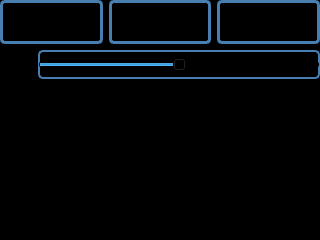
<?xml version="1.0" encoding="UTF-8"?>
<ui version="4.0">
 <class>RadioGui</class>
 <widget class="QMainWindow" name="RadioGui">
  <property name="geometry">
   <rect>
    <x>0</x>
    <y>0</y>
    <width>320</width>
    <height>240</height>
   </rect>
  </property>
  <property name="minimumSize">
   <size>
    <width>320</width>
    <height>240</height>
   </size>
  </property>
  <property name="maximumSize">
   <size>
    <width>320</width>
    <height>240</height>
   </size>
  </property>
  <property name="windowTitle">
   <string>RadioGui</string>
  </property>
  <property name="styleSheet">
   <string notr="true">QMainWindow {
	background-color: rgb(0, 0, 0);
}</string>
  </property>
  <widget class="QWidget" name="centralWidget">
   <layout class="QVBoxLayout" name="verticalLayout">
    <property name="spacing">
     <number>5</number>
    </property>
    <property name="leftMargin">
     <number>0</number>
    </property>
    <property name="topMargin">
     <number>0</number>
    </property>
    <property name="rightMargin">
     <number>0</number>
    </property>
    <property name="bottomMargin">
     <number>0</number>
    </property>
    <item>
     <widget class="QWidget" name="navigationButtonsWidget" native="true">
      <layout class="QHBoxLayout" name="horizontalLayoutNavigation">
       <property name="leftMargin">
        <number>0</number>
       </property>
       <property name="topMargin">
        <number>0</number>
       </property>
       <property name="rightMargin">
        <number>0</number>
       </property>
       <property name="bottomMargin">
        <number>0</number>
       </property>
       <item>
        <widget class="QPushButton" name="btnPlayingPage">
         <property name="minimumSize">
          <size>
           <width>0</width>
           <height>44</height>
          </size>
         </property>
         <property name="maximumSize">
          <size>
           <width>16777215</width>
           <height>44</height>
          </size>
         </property>
         <property name="font">
          <font>
           <pointsize>12</pointsize>
          </font>
         </property>
         <property name="styleSheet">
          <string notr="true">QPushButton {
	border-radius: 5px;
	border: 3px solid rgb(72, 126, 176);
	color: rgb(72, 126, 176);
	background-color: rgb(0, 0, 0);
	padding: 5px 5px 5px 5px;
	outline: none;
}

QPushButton:checked {
	border-radius: 5px;
	border: 3px solid rgb(255,255,255);
	color: rgb(255,255,255);
	background-color: rgb(72, 126, 176);
	padding: 5px 5px 5px 5px;
	outline: none;
}</string>
         </property>
         <property name="icon">
          <iconset resource="RadioGui.qrc">
           <normaloff>:/Resources/Resources/music.png</normaloff>:/Resources/Resources/music.png</iconset>
         </property>
         <property name="iconSize">
          <size>
           <width>32</width>
           <height>32</height>
          </size>
         </property>
         <property name="checkable">
          <bool>true</bool>
         </property>
         <property name="checked">
          <bool>false</bool>
         </property>
         <property name="flat">
          <bool>true</bool>
         </property>
        </widget>
       </item>
       <item>
        <widget class="QPushButton" name="btnSelectSourcePage">
         <property name="minimumSize">
          <size>
           <width>0</width>
           <height>44</height>
          </size>
         </property>
         <property name="maximumSize">
          <size>
           <width>16777215</width>
           <height>44</height>
          </size>
         </property>
         <property name="font">
          <font>
           <pointsize>12</pointsize>
          </font>
         </property>
         <property name="styleSheet">
          <string notr="true">QPushButton {
	border-radius: 5px;
	border: 3px solid rgb(72, 126, 176);
	color: rgb(72, 126, 176);
	background-color: rgb(0, 0, 0);
	padding: 5px 5px 5px 5px;
	outline: none;
}

QPushButton:checked {
	border-radius: 5px;
	border: 3px solid rgb(255,255,255);
	color: rgb(255,255,255);
	background-color: rgb(72, 126, 176);
	padding: 5px 5px 5px 5px;
	outline: none;
}</string>
         </property>
         <property name="text">
          <string/>
         </property>
         <property name="icon">
          <iconset resource="RadioGui.qrc">
           <normaloff>:/Resources/Resources/layers.png</normaloff>:/Resources/Resources/layers.png</iconset>
         </property>
         <property name="iconSize">
          <size>
           <width>32</width>
           <height>32</height>
          </size>
         </property>
         <property name="checkable">
          <bool>true</bool>
         </property>
         <property name="checked">
          <bool>false</bool>
         </property>
         <property name="flat">
          <bool>true</bool>
         </property>
        </widget>
       </item>
       <item>
        <widget class="QPushButton" name="btnSettingsPage">
         <property name="minimumSize">
          <size>
           <width>0</width>
           <height>44</height>
          </size>
         </property>
         <property name="maximumSize">
          <size>
           <width>16777215</width>
           <height>44</height>
          </size>
         </property>
         <property name="font">
          <font>
           <pointsize>12</pointsize>
          </font>
         </property>
         <property name="styleSheet">
          <string notr="true">QPushButton {
	border-radius: 5px;
	border: 3px solid rgb(72, 126, 176);
	color: rgb(72, 126, 176);
	background-color: rgb(0, 0, 0);
	padding: 5px 5px 5px 5px;
	outline: none;
}

QPushButton:checked {
	border-radius: 5px;
	border: 3px solid rgb(255,255,255);
	color: rgb(255,255,255);
	background-color: rgb(72, 126, 176);
	padding: 5px 5px 5px 5px;
	outline: none;
}</string>
         </property>
         <property name="text">
          <string/>
         </property>
         <property name="icon">
          <iconset resource="RadioGui.qrc">
           <normaloff>:/Resources/Resources/settings.png</normaloff>:/Resources/Resources/settings.png</iconset>
         </property>
         <property name="iconSize">
          <size>
           <width>32</width>
           <height>32</height>
          </size>
         </property>
         <property name="checkable">
          <bool>true</bool>
         </property>
         <property name="checked">
          <bool>false</bool>
         </property>
         <property name="flat">
          <bool>true</bool>
         </property>
        </widget>
       </item>
      </layout>
     </widget>
    </item>
    <item>
     <widget class="QStackedWidget" name="stackedWidget">
      <property name="font">
       <font>
        <pointsize>19</pointsize>
       </font>
      </property>
      <property name="styleSheet">
       <string>QPushButton {
	border-radius: 15px;
	border: 5px solid rgb(72, 126, 176);
	color: rgb(72, 126, 176);
	background-color: rgb(0, 0, 0);
	padding: 5px 5px 5px 5px;
}

QPushButton:checked {
	border-radius: 15px;
	border: 5px solid rgb(255,255,255);
	color: rgb(255,255,255);
	background-color: rgb(72, 126, 176);
	padding: 5px 5px 5px 5px;
}</string>
      </property>
      <property name="currentIndex">
       <number>2</number>
      </property>
      <widget class="QWidget" name="pagePlaying">
       <layout class="QVBoxLayout" name="verticalLayoutInformation" stretch="1,0,0,0">
        <property name="spacing">
         <number>3</number>
        </property>
        <property name="leftMargin">
         <number>0</number>
        </property>
        <property name="topMargin">
         <number>0</number>
        </property>
        <property name="rightMargin">
         <number>0</number>
        </property>
        <property name="bottomMargin">
         <number>0</number>
        </property>
        <item>
         <widget class="QLabel" name="lblStation">
          <property name="scaledContents">
           <bool>false</bool>
          </property>
          <property name="alignment">
           <set>Qt::AlignCenter</set>
          </property>
         </widget>
        </item>
        <item>
         <widget class="QLabel" name="labelInfo1">
          <property name="minimumSize">
           <size>
            <width>0</width>
            <height>40</height>
           </size>
          </property>
          <property name="styleSheet">
           <string notr="true">QLabel {
	color: white; 
	background-color: rgb(0, 0, 0);
	padding: 1px 1px 1px 1px;
}</string>
          </property>
          <property name="text">
           <string/>
          </property>
          <property name="alignment">
           <set>Qt::AlignCenter</set>
          </property>
         </widget>
        </item>
        <item>
         <widget class="QLabel" name="labelInfo2">
          <property name="minimumSize">
           <size>
            <width>0</width>
            <height>20</height>
           </size>
          </property>
          <property name="styleSheet">
           <string notr="true">QLabel {
	color: white; 
	background-color: rgb(0, 0, 0);
	padding: 1px 1px 1px 1px;
}</string>
          </property>
          <property name="text">
           <string/>
          </property>
          <property name="alignment">
           <set>Qt::AlignCenter</set>
          </property>
         </widget>
        </item>
        <item>
         <widget class="QPushButton" name="btnStartStop">
          <property name="font">
           <font>
            <pointsize>23</pointsize>
           </font>
          </property>
          <property name="styleSheet">
           <string notr="true">QPushButton {
	border-radius: 15px;
	border: 3px solid rgb(72, 126, 176);
	color: rgb(72, 126, 176);
	background-color: rgb(0, 0, 0);
	padding: 5px 5px 5px 5px;
	outline: none;
}

QPushButton:checked {
	border-radius: 15px;
	border: 3px solid rgb(255,255,255);
	color: rgb(255,255,255);
	background-color: rgb(72, 126, 176);
	padding: 5px 5px 5px 5px;
	outline: none;
}</string>
          </property>
          <property name="text">
           <string/>
          </property>
          <property name="icon">
           <iconset resource="RadioGui.qrc">
            <normaloff>:/Resources/Resources/play-button.png</normaloff>:/Resources/Resources/play-button.png</iconset>
          </property>
          <property name="iconSize">
           <size>
            <width>32</width>
            <height>32</height>
           </size>
          </property>
          <property name="checkable">
           <bool>true</bool>
          </property>
         </widget>
        </item>
       </layout>
      </widget>
      <widget class="QWidget" name="pageSelectSource">
       <layout class="QGridLayout" name="gridLayoutButton">
        <property name="leftMargin">
         <number>0</number>
        </property>
        <property name="topMargin">
         <number>0</number>
        </property>
        <property name="rightMargin">
         <number>0</number>
        </property>
        <property name="bottomMargin">
         <number>0</number>
        </property>
        <property name="spacing">
         <number>5</number>
        </property>
        <item row="0" column="0">
         <widget class="QPushButton" name="btn1">
          <property name="sizePolicy">
           <sizepolicy hsizetype="Preferred" vsizetype="Preferred">
            <horstretch>0</horstretch>
            <verstretch>0</verstretch>
           </sizepolicy>
          </property>
          <property name="font">
           <font>
            <pointsize>19</pointsize>
           </font>
          </property>
          <property name="toolTip">
           <string/>
          </property>
          <property name="styleSheet">
           <string notr="true">QPushButton {
	border-radius: 15px;
	border: 3px solid rgb(72, 126, 176);
	color: rgb(72, 126, 176);
	background-color: rgb(0, 0, 0);
	padding: 5px 5px 5px 5px;
	outline: none;
}

QPushButton:checked {
	border-radius: 5px;
	border: 3px solid rgb(255,255,255);
	color: rgb(255,255,255);
	background-color: rgb(72, 126, 176);
	padding: 5px 5px 5px 5px;
	outline: none;
}</string>
          </property>
          <property name="text">
           <string/>
          </property>
          <property name="iconSize">
           <size>
            <width>110</width>
            <height>40</height>
           </size>
          </property>
          <property name="checkable">
           <bool>true</bool>
          </property>
          <property name="checked">
           <bool>false</bool>
          </property>
          <property name="flat">
           <bool>true</bool>
          </property>
         </widget>
        </item>
        <item row="2" column="1">
         <widget class="QPushButton" name="btn5">
          <property name="sizePolicy">
           <sizepolicy hsizetype="Preferred" vsizetype="Preferred">
            <horstretch>0</horstretch>
            <verstretch>0</verstretch>
           </sizepolicy>
          </property>
          <property name="font">
           <font>
            <pointsize>19</pointsize>
           </font>
          </property>
          <property name="styleSheet">
           <string notr="true">QPushButton {
	border-radius: 15px;
	border: 3px solid rgb(72, 126, 176);
	color: rgb(72, 126, 176);
	background-color: rgb(0, 0, 0);
	padding: 5px 5px 5px 5px;
	outline: none;
}

QPushButton:checked {
	border-radius: 5px;
	border: 3px solid rgb(255,255,255);
	color: rgb(255,255,255);
	background-color: rgb(72, 126, 176);
	padding: 5px 5px 5px 5px;
	outline: none;
}</string>
          </property>
          <property name="text">
           <string/>
          </property>
          <property name="iconSize">
           <size>
            <width>110</width>
            <height>40</height>
           </size>
          </property>
          <property name="checkable">
           <bool>true</bool>
          </property>
          <property name="flat">
           <bool>true</bool>
          </property>
         </widget>
        </item>
        <item row="1" column="1">
         <widget class="QPushButton" name="btn4">
          <property name="sizePolicy">
           <sizepolicy hsizetype="Preferred" vsizetype="Preferred">
            <horstretch>0</horstretch>
            <verstretch>0</verstretch>
           </sizepolicy>
          </property>
          <property name="font">
           <font>
            <pointsize>19</pointsize>
           </font>
          </property>
          <property name="styleSheet">
           <string notr="true">QPushButton {
	border-radius: 15px;
	border: 3px solid rgb(72, 126, 176);
	color: rgb(72, 126, 176);
	background-color: rgb(0, 0, 0);
	padding: 5px 5px 5px 5px;
	outline: none;
}

QPushButton:checked {
	border-radius: 5px;
	border: 3px solid rgb(255,255,255);
	color: rgb(255,255,255);
	background-color: rgb(72, 126, 176);
	padding: 5px 5px 5px 5px;
	outline: none;
}</string>
          </property>
          <property name="text">
           <string/>
          </property>
          <property name="iconSize">
           <size>
            <width>110</width>
            <height>40</height>
           </size>
          </property>
          <property name="checkable">
           <bool>true</bool>
          </property>
          <property name="flat">
           <bool>true</bool>
          </property>
         </widget>
        </item>
        <item row="0" column="1">
         <widget class="QPushButton" name="btn2">
          <property name="sizePolicy">
           <sizepolicy hsizetype="Preferred" vsizetype="Preferred">
            <horstretch>0</horstretch>
            <verstretch>0</verstretch>
           </sizepolicy>
          </property>
          <property name="font">
           <font>
            <pointsize>19</pointsize>
           </font>
          </property>
          <property name="styleSheet">
           <string notr="true">QPushButton {
	border-radius: 15px;
	border: 3px solid rgb(72, 126, 176);
	color: rgb(72, 126, 176);
	background-color: rgb(0, 0, 0);
	padding: 5px 5px 5px 5px;
	outline: none;
}

QPushButton:checked {
	border-radius: 5px;
	border: 3px solid rgb(255,255,255);
	color: rgb(255,255,255);
	background-color: rgb(72, 126, 176);
	padding: 5px 5px 5px 5px;
	outline: none;
}</string>
          </property>
          <property name="text">
           <string/>
          </property>
          <property name="iconSize">
           <size>
            <width>110</width>
            <height>40</height>
           </size>
          </property>
          <property name="checkable">
           <bool>true</bool>
          </property>
          <property name="flat">
           <bool>true</bool>
          </property>
         </widget>
        </item>
        <item row="1" column="0">
         <widget class="QPushButton" name="btn3">
          <property name="sizePolicy">
           <sizepolicy hsizetype="Preferred" vsizetype="Preferred">
            <horstretch>0</horstretch>
            <verstretch>0</verstretch>
           </sizepolicy>
          </property>
          <property name="font">
           <font>
            <pointsize>19</pointsize>
           </font>
          </property>
          <property name="styleSheet">
           <string notr="true">QPushButton {
	border-radius: 15px;
	border: 3px solid rgb(72, 126, 176);
	color: rgb(72, 126, 176);
	background-color: rgb(0, 0, 0);
	padding: 5px 5px 5px 5px;
	outline: none;
}

QPushButton:checked {
	border-radius: 5px;
	border: 3px solid rgb(255,255,255);
	color: rgb(255,255,255);
	background-color: rgb(72, 126, 176);
	padding: 5px 5px 5px 5px;
	outline: none;
}</string>
          </property>
          <property name="text">
           <string/>
          </property>
          <property name="iconSize">
           <size>
            <width>110</width>
            <height>40</height>
           </size>
          </property>
          <property name="checkable">
           <bool>true</bool>
          </property>
          <property name="flat">
           <bool>true</bool>
          </property>
         </widget>
        </item>
        <item row="2" column="0">
         <widget class="QPushButton" name="btn6">
          <property name="sizePolicy">
           <sizepolicy hsizetype="Preferred" vsizetype="Preferred">
            <horstretch>0</horstretch>
            <verstretch>0</verstretch>
           </sizepolicy>
          </property>
          <property name="font">
           <font>
            <pointsize>19</pointsize>
           </font>
          </property>
          <property name="styleSheet">
           <string notr="true">QPushButton {
	border-radius: 15px;
	border: 3px solid rgb(72, 126, 176);
	color: rgb(72, 126, 176);
	background-color: rgb(0, 0, 0);
	padding: 5px 5px 5px 5px;
	outline: none;
}

QPushButton:checked {
	border-radius: 5px;
	border: 3px solid rgb(255,255,255);
	color: rgb(255,255,255);
	background-color: rgb(72, 126, 176);
	padding: 5px 5px 5px 5px;
	outline: none;
}</string>
          </property>
          <property name="text">
           <string/>
          </property>
          <property name="iconSize">
           <size>
            <width>110</width>
            <height>40</height>
           </size>
          </property>
          <property name="checkable">
           <bool>true</bool>
          </property>
          <property name="flat">
           <bool>true</bool>
          </property>
         </widget>
        </item>
       </layout>
      </widget>
      <widget class="QWidget" name="pageSettings">
       <layout class="QVBoxLayout" name="verticalLayoutSettings">
        <property name="leftMargin">
         <number>0</number>
        </property>
        <property name="topMargin">
         <number>0</number>
        </property>
        <property name="rightMargin">
         <number>0</number>
        </property>
        <property name="bottomMargin">
         <number>0</number>
        </property>
        <item>
         <layout class="QHBoxLayout" name="horizontalLayoutVolume" stretch="0,1">
          <item>
           <widget class="QLabel" name="labelVolume">
            <property name="minimumSize">
             <size>
              <width>32</width>
              <height>32</height>
             </size>
            </property>
            <property name="maximumSize">
             <size>
              <width>32</width>
              <height>32</height>
             </size>
            </property>
            <property name="font">
             <font>
              <weight>75</weight>
              <bold>true</bold>
             </font>
            </property>
            <property name="styleSheet">
             <string notr="true">QLabel {
	color: white;
}</string>
            </property>
            <property name="text">
             <string/>
            </property>
            <property name="pixmap">
             <pixmap resource="RadioGui.qrc">:/Resources/Resources/speakers.png</pixmap>
            </property>
            <property name="scaledContents">
             <bool>true</bool>
            </property>
           </widget>
          </item>
          <item>
           <widget class="QSlider" name="sliderVolume">
            <property name="font">
             <font>
              <pointsize>23</pointsize>
             </font>
            </property>
            <property name="styleSheet">
             <string notr="true">QSlider {
	border-radius: 5px;
	border: 2px solid rgb(72, 126, 176);
	color: rgb(72, 126, 176);
	background-color: rgb(0, 0, 0);
	padding: 5px 5px 5px 5px;
	outline: none;
}
</string>
            </property>
            <property name="maximum">
             <number>100</number>
            </property>
            <property name="value">
             <number>50</number>
            </property>
            <property name="orientation">
             <enum>Qt::Horizontal</enum>
            </property>
            <property name="invertedControls">
             <bool>false</bool>
            </property>
           </widget>
          </item>
         </layout>
        </item>
        <item>
         <spacer name="verticalSpacerSettings">
          <property name="orientation">
           <enum>Qt::Vertical</enum>
          </property>
          <property name="sizeHint" stdset="0">
           <size>
            <width>20</width>
            <height>40</height>
           </size>
          </property>
         </spacer>
        </item>
       </layout>
      </widget>
     </widget>
    </item>
   </layout>
  </widget>
 </widget>
 <layoutdefault spacing="6" margin="11"/>
 <resources>
  <include location="RadioGui.qrc"/>
 </resources>
 <connections/>
</ui>
